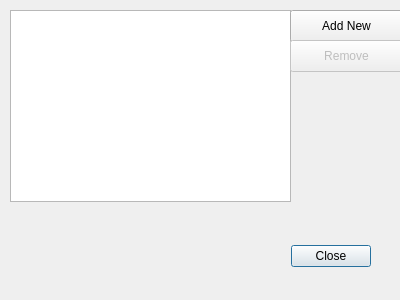
<?xml version="1.0" encoding="UTF-8"?>
<ui version="4.0">
 <class>SearchFolderDialog</class>
 <widget class="QDialog" name="SearchFolderDialog">
  <property name="geometry">
   <rect>
    <x>0</x>
    <y>0</y>
    <width>400</width>
    <height>300</height>
   </rect>
  </property>
  <property name="windowTitle">
   <string>Folder Locations</string>
  </property>
  <widget class="QDialogButtonBox" name="buttonBox">
   <property name="geometry">
    <rect>
     <x>30</x>
     <y>240</y>
     <width>341</width>
     <height>32</height>
    </rect>
   </property>
   <property name="orientation">
    <enum>Qt::Horizontal</enum>
   </property>
   <property name="standardButtons">
    <set>QDialogButtonBox::Close</set>
   </property>
  </widget>
  <widget class="QListWidget" name="searchFoldersWidget">
   <property name="geometry">
    <rect>
     <x>10</x>
     <y>10</y>
     <width>281</width>
     <height>192</height>
    </rect>
   </property>
  </widget>
  <widget class="QPushButton" name="addNewButton">
   <property name="geometry">
    <rect>
     <x>290</x>
     <y>10</y>
     <width>113</width>
     <height>32</height>
    </rect>
   </property>
   <property name="text">
    <string>Add New</string>
   </property>
  </widget>
  <widget class="QPushButton" name="removeSelectedButton">
   <property name="enabled">
    <bool>false</bool>
   </property>
   <property name="geometry">
    <rect>
     <x>290</x>
     <y>40</y>
     <width>113</width>
     <height>32</height>
    </rect>
   </property>
   <property name="text">
    <string>Remove</string>
   </property>
  </widget>
 </widget>
 <resources/>
 <connections>
  <connection>
   <sender>buttonBox</sender>
   <signal>accepted()</signal>
   <receiver>SearchFolderDialog</receiver>
   <slot>accept()</slot>
   <hints>
    <hint type="sourcelabel">
     <x>248</x>
     <y>254</y>
    </hint>
    <hint type="destinationlabel">
     <x>157</x>
     <y>274</y>
    </hint>
   </hints>
  </connection>
  <connection>
   <sender>buttonBox</sender>
   <signal>rejected()</signal>
   <receiver>SearchFolderDialog</receiver>
   <slot>reject()</slot>
   <hints>
    <hint type="sourcelabel">
     <x>316</x>
     <y>260</y>
    </hint>
    <hint type="destinationlabel">
     <x>286</x>
     <y>274</y>
    </hint>
   </hints>
  </connection>
 </connections>
</ui>
